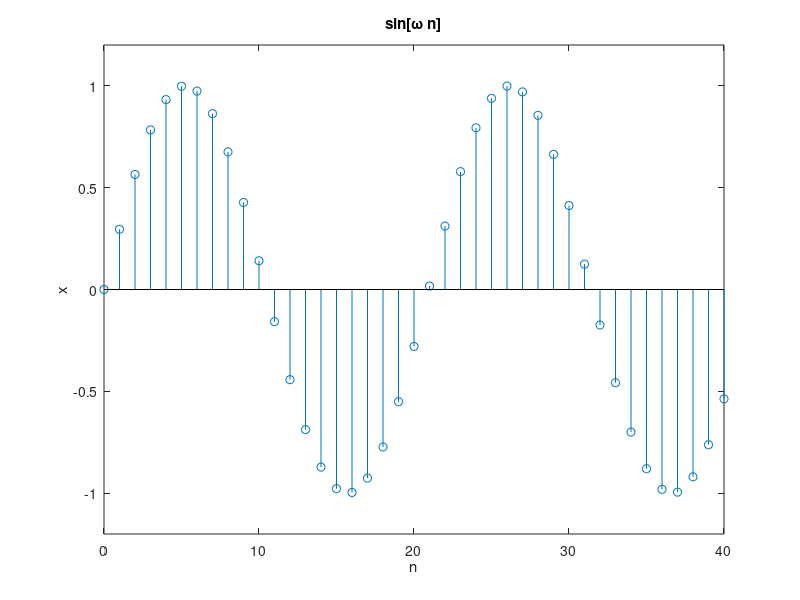

This figure's MATLAB source:
% Plot a sinusoidal signal

n = 0:40;
omega=0.3;
x = sin(omega*n);

% plot
stem(n, x);
axis([-inf, inf, -1.2, 1.2]);
xlabel('n');
ylabel('x');
title('sin[\omega n]');